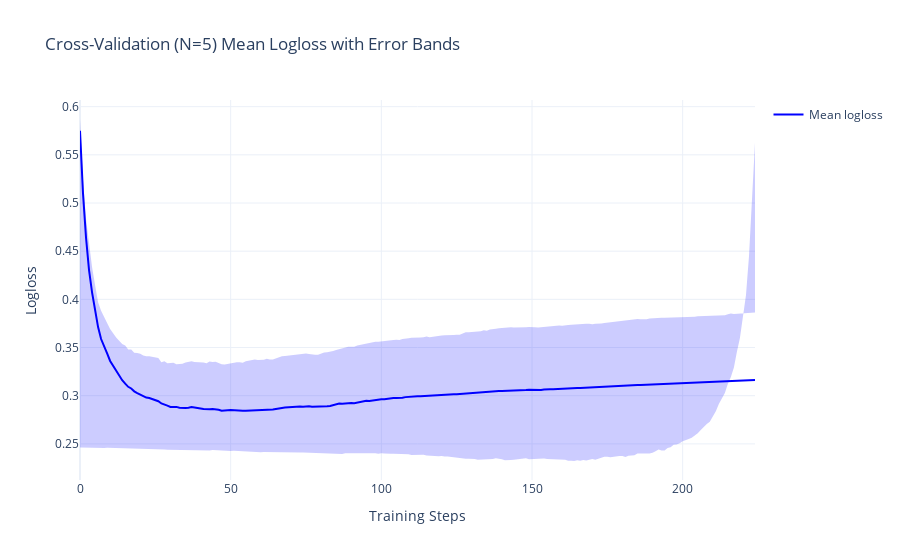

This figure's notebook cell:
### Code cell
import plotly.graph_objects as go

# Create figure
fig = go.Figure()

# Add mean performance line
fig.add_trace(
    go.Scatter(
        x=cv_results["iterations"], y=cv_results["test-Logloss-mean"], mode="lines", name="Mean logloss", line=dict(color="blue")
    )
)

# Add shaded error region
fig.add_trace(
    go.Scatter(
        x=pd.concat([cv_results["iterations"], cv_results["iterations"][::-1]]),
        y=pd.concat([cv_results["test-Logloss-mean"]+cv_results["test-Logloss-std"], 
                     cv_results["test-Logloss-mean"]-cv_results["test-Logloss-std"]]),
        fill="toself", 
        fillcolor="rgba(0, 0, 255, 0.2)",
        line=dict(color="rgba(255, 255, 255, 0)"),
        showlegend=False
    )
)

# Customize layout
fig.update_layout(
    title="Cross-Validation (N=5) Mean Logloss with Error Bands",
    xaxis_title="Training Steps",
    yaxis_title="Logloss",
    template="plotly_white"
)

fig.show()

fig.write_image(outfolder / "test_logloss_v2.png")

### Figure 1 — Plotly figure (JSON) as saved in the notebook; plotly's stock layout.template omitted (floating-point values rounded to 4 significant figures; data arrays with more than 128 entries replaced by an {"elided": "..."} marker saying what was removed)
{"data": [{"line": {"color": "blue"}, "mode": "lines", "name": "Mean logloss", "type": "scatter", "x": {"elided": "225 int values"}, "y": {"elided": "225 float values"}}, {"fill": "toself", "fillcolor": "rgba(0, 0, 255, 0.2)", "line": {"color": "rgba(255, 255, 255, 0)"}, "showlegend": false, "type": "scatter", "x": {"elided": "450 int values"}, "y": {"elided": "450 float values"}}], "layout": {"title": {"text": "Cross-Validation (N=5) Mean Logloss with Error Bands"}, "xaxis": {"title": {"text": "Training Steps"}}, "yaxis": {"title": {"text": "Logloss"}}}}
